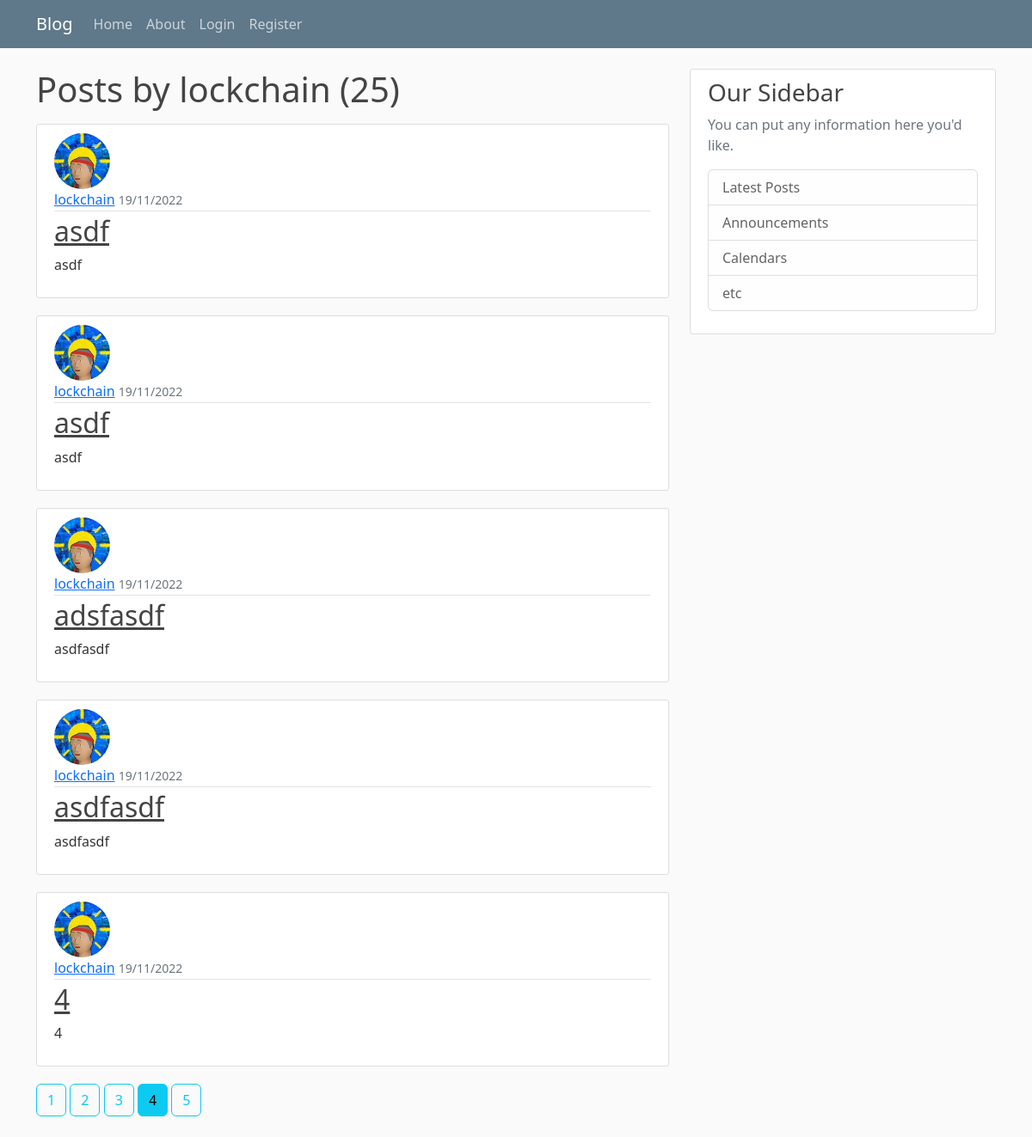
Page /user/lockchain?page=4 on the committed database.
### webapp/db_models.py (models this page shows, shortened)
class User(db.Model, UserMixin):
    id = db.Column(db.Integer, primary_key=True)
    username = db.Column(db.String(20), unique=True, nullable=False)
    email = db.Column(db.String(120), unique=True, nullable=False)
    image_file = db.Column(db.String(20), nullable=False, default='default_user.svg')
    password = db.Column(db.String(60), nullable=False)
    posts = db.relationship('Post', backref='author', lazy=True)

class Post(db.Model):
    id = db.Column(db.Integer, primary_key=True)
    title = db.Column(db.String(100), nullable=False)
    date_posted = db.Column(db.DateTime, nullable=False, default=datetime.datetime.utcnow)
    content = db.Column(db.Text, nullable=False)
    user_id = db.Column(db.Integer, db.ForeignKey('user.id'), nullable=False)

### webapp/users/routes.py (the view)
@users.route("/user/<string:username>")
def user_post(username):
    page = request.args.get('page', 1, type=int)
    user = User.query.filter_by(username=username).first_or_404()
    posts = Post.query.filter_by(author=user).order_by(Post.date_posted.desc()).paginate(page=page, per_page=5)
    return render_template('user_post.html', posts=posts, user=user)

### webapp/templates/user_post.html (shortened to what this page needs)
{% extends 'base.html' %}
{% block content %}
    <h1 class="mb-3">Posts by {{ user.username }} ({{ posts.total }})</h1>
    {% for post in posts.items %}
    <article class="media content-section">
        <img src="{{ url_for('static', filename='images/' + post.author.image_file) }}" class="rounded-circle article-img">
      <div class="media-body">
        <div class="article-metadata">
          <a class="mr-2" href="{{ url_for('users.user_post', username=post.author.username) }}">{{ post.author.username }}</a>
          <small class="text-muted">{{ post.date_posted.strftime("%d/%m/%Y") }}</small>
        </div>
        <h2><a class="article-title" href="{{ url_for('posts.post', post_id=post.id) }}">{{ post.title }}</a></h2>
        <p class="article-content">{{ post.content }}</p>
      </div>
    </article>
 {% endfor %}
    {% for page_num in posts.iter_pages(left_edge=2, right_edge=2, left_current=1, right_current=2) %}
    {% if page_num %}
    {% if posts.page == page_num %}
        <a class="btn btn-info mb-4" href="{{ url_for('users.user_post',username=user.username, page=page_num) }}">{{ page_num }}</a>
    {% else %}
        <a class="btn btn-outline-info mb-4" href="{{ url_for('users.user_post',username=user.username, page=page_num) }}">{{ page_num }}</a>
    {% endif %}
    {% else %}
        ...
    {% endif %}
    {% endfor %}
{% endblock %}

### webapp/static/main.css (style rules this page uses)
body { background: #fafafa; color: #333333; margin-top: 5rem; }
h1, h2, h3, h4, h5, h6 { color: #444444; }
.content-section { background: #ffffff; padding: 10px 20px; border: 1px solid #dddddd; border-radius: 3px; margin-bottom: 20px; }
.article-title { color: #444444; }
.article-content { white-space: pre-line; }
.article-img { height: 65px; width: 65px; margin-right: 16px; }
.article-metadata { padding-bottom: 1px; margin-bottom: 4px; border-bottom: 1px solid #e3e3e3 }

### rows in the picture
User: username "lockchain"
Post: image_file (picture), author.username "lockchain", date_posted "19/11/2022", title "asdf", content "asdf"
Post: image_file (picture), author.username "lockchain", date_posted "19/11/2022", title "asdf", content "asdf"
Post: image_file (picture), author.username "lockchain", date_posted "19/11/2022", title "adsfasdf", content "asdfasdf"
Post: image_file (picture), author.username "lockchain", date_posted "19/11/2022", title "asdfasdf", content "asdfasdf"
Post: image_file (picture), author.username "lockchain", date_posted "19/11/2022", title "4", content "4"

### other values in the picture
{{ posts.total }} "25"
{{ page_num }} "1" "2" "3" "5"
{{ page_num }} "4"
